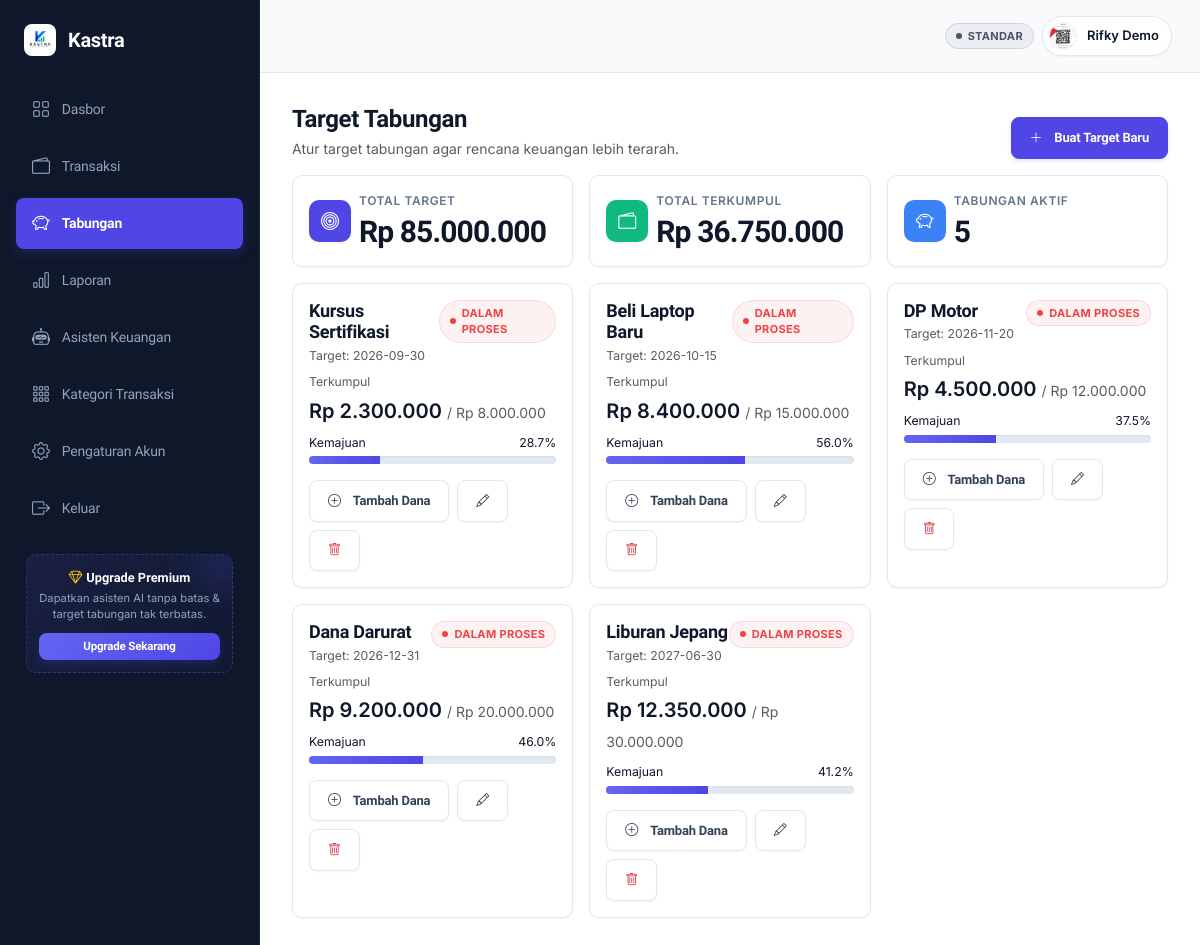
The page /user/tabungan.php (signed in) on the database its author committed.
### tables this page shows
CREATE TABLE `tabungan` (
  `id_tabungan` int(11) NOT NULL,
  `id_user` int(11) NOT NULL,
  `nama_tujuan` varchar(150) NOT NULL,
  `target_nominal` decimal(15,2) NOT NULL,
  `nominal_terkumpul` decimal(15,2) NOT NULL DEFAULT 0.00,
  `tanggal_target` date NOT NULL
);

### config/fungsi.php (called while the page is built, shortened)
<?php
function h($teks): string
{
    return htmlspecialchars((string) $teks, ENT_QUOTES, 'UTF-8');
}
function format_rupiah(float $nominal): string
{
    return 'Rp ' . number_format($nominal, 0, ',', '.');
}

### user/tabungan.php (the view, shortened to what this page needs)
<?php
require_once __DIR__ . '/../config/database.php';
require_once __DIR__ . '/../config/fungsi.php';
$id_user = (int) $_SESSION['id_user'];
function ambil_tabungan(PDO $koneksi, int $id_user): array
{
    $sql = 'SELECT * FROM tabungan WHERE id_user = :id_user ORDER BY tanggal_target ASC, id_tabungan DESC';
    $query = $koneksi->prepare($sql);
    $query->execute(['id_user' => $id_user]);
    return $query->fetchAll();
}
$data_tabungan = ambil_tabungan($koneksi, $id_user);
$total_target = 0;
$total_terkumpul = 0;
$jumlah_aktif = 0;
foreach ($data_tabungan as $tabungan) {
    $target = (float) $tabungan['target_nominal'];
    $terkumpul = (float) $tabungan['nominal_terkumpul'];
    $total_target += $target;
    $total_terkumpul += $terkumpul;
    if ($target > 0 && $terkumpul < $target) {
        $jumlah_aktif++;
    }
}
include __DIR__ . '/../partials/header.php';
include __DIR__ . '/../partials/sidebar.php';
include __DIR__ . '/../partials/topbar.php';
?>
<div class="d-flex justify-content-between align-items-end flex-wrap gap-2 mb-3">
  <div>
    <h2 class="mb-1" style="font-size:24px;">Target Tabungan</h2>
    <p class="text-muted mb-0">Atur target tabungan agar rencana keuangan lebih terarah.</p>
  </div>
  <button class="btn btn-utama" data-bs-toggle="modal" data-bs-target="#modalTabungan" data-mode="tambah"><i class="bi bi-plus-lg me-1"></i>Buat Target Baru</button>
</div>
<div class="row g-3 mb-3">
  <div class="col-md-4"><div class="card-modern p-3"><div class="d-flex align-items-center gap-2"><span class="icon-bulat bg-ungu"><i class="bi bi-bullseye"></i></span><div><div class="kartu-label">Total Target</div><h3 class="kartu-nominal mb-0" style="font-size:30px"><?= format_rupiah($total_target) ?></h3></div></div></div></div>
  <div class="col-md-4"><div class="card-modern p-3"><div class="d-flex align-items-center gap-2"><span class="icon-bulat bg-hijau"><i class="bi bi-wallet2"></i></span><div><div class="kartu-label">Total Terkumpul</div><h3 class="kartu-nominal mb-0" style="font-size:30px"><?= format_rupiah($total_terkumpul) ?></h3></div></div></div></div>
  <div class="col-md-4"><div class="card-modern p-3"><div class="d-flex align-items-center gap-2"><span class="icon-bulat bg-biru"><i class="bi bi-piggy-bank"></i></span><div><div class="kartu-label">Tabungan Aktif</div><h3 class="kartu-nominal mb-0" style="font-size:30px"><?= (int) $jumlah_aktif ?></h3></div></div></div></div>
</div>
<?php if (count($data_tabungan) === 0): ?>
<div class="card-modern p-5 text-center">
  <div class="icon-btn mx-auto mb-3"><i class="bi bi-piggy-bank"></i></div>
  <h5>Belum ada target tabungan</h5>
  <p class="text-muted">Buat target tabungan baru untuk mulai menyisihkan dana secara teratur.</p>
  <button class="btn btn-utama" data-bs-toggle="modal" data-bs-target="#modalTabungan" data-mode="tambah">Buat Tabungan Pertama</button>
</div>
<?php else: ?>
<div class="row g-3">
  <?php foreach ($data_tabungan as $item): ?>
    <?php
      $target = (float) $item['target_nominal'];
      $terkumpul = (float) $item['nominal_terkumpul'];
      $progress = $target > 0 ? ($terkumpul / $target) * 100 : 0;
      $progress = max(0, min(100, $progress));
      $status_tercapai = $progress >= 100;
    ?>
    <div class="col-12 col-md-6 col-xl-4">
      <div class="card-modern p-3 tabungan-card h-100">
        <div class="d-flex justify-content-between align-items-start mb-2">
          <div>
            <h5 class="mb-1" style="font-size:18px"><?= h($item['nama_tujuan']) ?></h5>
            <div class="small text-muted">Target: <?= h($item['tanggal_target']) ?></div>
          </div>
          <span class="badge-status <?= $status_tercapai ? 'badge-masuk' : 'badge-keluar' ?>"><?= $status_tercapai ? 'Tercapai' : 'Dalam Proses' ?></span>
        </div>
        <div class="small text-muted mb-1">Terkumpul</div>
        <div class="fw-semibold mb-2" style="font-size:20px"><?= format_rupiah($terkumpul) ?> <span class="text-muted fw-normal" style="font-size:14px">/ <?= format_rupiah($target) ?></span></div>
        <div class="d-flex justify-content-between small mb-1"><span>Kemajuan</span><span><?= number_format($progress, 1) ?>%</span></div>
        <div class="progress mb-3 tabungan-progress"><div class="progress-bar" style="width: <?= $progress ?>%"></div></div>
        <div class="d-flex gap-2 flex-wrap">
          <button class="btn btn-sm btn-light" data-bs-toggle="modal" data-bs-target="#modalTambahDana" data-id="<?= (int) $item['id_tabungan'] ?>" data-nama="<?= h($item['nama_tujuan']) ?>" title="Tambah Dana"><i class="bi bi-plus-circle me-1"></i>Tambah Dana</button>
          <button class="btn btn-sm btn-light tombol-edit-tabungan"
                  data-bs-toggle="modal" data-bs-target="#modalTabungan"
                  data-id="<?= (int) $item['id_tabungan'] ?>"
                  data-nama="<?= h($item['nama_tujuan']) ?>"
                  data-target="<?= h($item['target_nominal']) ?>"
                  data-terkumpul="<?= h($item['nominal_terkumpul']) ?>"
                  data-tanggal="<?= h($item['tanggal_target']) ?>"
                  title="Ubah"><i class="bi bi-pencil"></i></button>
          <form method="post" class="d-inline" onsubmit="return konfirmasiHapus('Yakin ingin menghapus target ini?')">
            <button class="btn btn-sm btn-light" title="Hapus"><i class="bi bi-trash text-danger"></i></button>
          </form>
        </div>
      </div>
    </div>
  <?php endforeach; ?>
</div>
<?php endif; ?>
<?php include __DIR__ . '/../partials/footer.php'; ?>

### assets/css/style.css (style rules this page uses)
:root { --primary: #4f46e5; --primary-hover: #4338ca; --primary-active: #3730a3; --primary-light: #e0e7ff; --primary-soft: #f5f3ff; --putih: #ffffff; --bg-app: #f8fafc; --bg-card: #ffffff; --bg-sidebar: #0f172a; --sidebar-hover: #1e293b; --sidebar-active: #1e1b4b; --sidebar-text: #94a3b8; --border-light: #e2e8f0; --border-focus: #a5b4fc; --teks-utama: #0f172a; --teks-muted: #64748b; --teks-putih: #ffffff; --sukses: #10b981; --sukses-bg: #ecfdf5; --bahaya: #ef4444; --bahaya-bg: #fdf2f2; --info: #3b82f6; --info-bg: #eff6ff; --warning: #f59e0b; --warning-bg: #fef3c7; --radius-lg: 10px; --radius-md: 8px; --radius-sm: 6px; --shadow-sm: 0 1px 2px 0 rgba(15, 23, 42, 0.05); --shadow-md: 0 4px 6px -1px rgba(15, 23, 42, 0.05), 0 2px 4px -2px rgba(15, 23, 42, 0.05); --shadow-lg: 0 10px 15px -3px rgba(15, 23, 42, 0.04), 0 4px 6px -4px rgba(15, 23, 42, 0.04); }
* { box-sizing: border-box; }
body { margin: 0; font-family: 'Inter', -apple-system, BlinkMacSystemFont, "Segoe UI", Roboto, sans-serif; background: var(--bg-app); color: var(--teks-utama); font-size: 14px; line-height: 1.5; opacity: 0; transition: opacity .25s ease; -webkit-font-smoothing: antialiased; -moz-osx-font-smoothing: grayscale; }
body.page-ready { opacity: 1; }
html { scroll-behavior: smooth; }
h1, h2, h3, h4, h5, h6, .brand, .btn, .nav-link, .menu-link, .section-title, .auth-label, .kartu-nominal { font-family: 'Plus Jakarta Sans', -apple-system, BlinkMacSystemFont, "Segoe UI", Roboto, sans-serif; letter-spacing: -0.015em; }
.card-modern { background: var(--bg-card); border: 1px solid var(--border-light); border-radius: var(--radius-lg); box-shadow: var(--shadow-sm); transition: all 0.2s cubic-bezier(0.4, 0, 0.2, 1); }
.icon-bulat { width: 42px; height: 42px; border-radius: 10px; display: inline-flex; align-items: center; justify-content: center; color: #fff; font-size: 18px; box-shadow: var(--shadow-sm); }
.bg-ungu { background: var(--primary); }
.bg-hijau { background: var(--sukses); }
.bg-biru { background: var(--info); }
.kartu-label { color: var(--teks-muted); font-size: 12px; font-weight: 600; text-transform: uppercase; letter-spacing: 0.05em; margin-bottom: 4px; }
.kartu-nominal { font-size: 24px; font-weight: 800; color: var(--teks-utama); margin: 0; letter-spacing: -0.03em; font-variant-numeric: tabular-nums; }
.btn { font-weight: 600; font-size: 13px; border-radius: var(--radius-md); padding: 10px 18px; transition: all 0.15s cubic-bezier(0.4, 0, 0.2, 1); display: inline-flex; align-items: center; justify-content: center; gap: 8px; }
.btn-utama { color: #fff; border: 1px solid var(--primary); background: var(--primary); box-shadow: 0 2px 4px rgba(79, 70, 229, 0.15); }
.btn-light { background: #fff; border: 1px solid var(--border-light); color: #334155; box-shadow: var(--shadow-sm); }
.badge-status { display: inline-flex; align-items: center; justify-content: center; padding: 4px 10px; border-radius: 999px; font-size: 11px; font-weight: 700; text-transform: uppercase; letter-spacing: 0.03em; transition: all 0.3s cubic-bezier(0.4, 0, 0.2, 1); }
.badge-status::before { content: ""; display: inline-block; width: 6px; height: 6px; border-radius: 50%; margin-right: 6px; background: currentColor; flex-shrink: 0; }
.badge-keluar { background: var(--bahaya-bg); color: var(--bahaya); border: 1px solid rgba(239, 68, 68, 0.15); }
.progress { background: #e2e8f0; border-radius: 999px; height: 8px; overflow: hidden; box-shadow: inset 0 1px 2px rgba(0, 0, 0, 0.05); }
.progress-bar { background: linear-gradient(90deg, #6366f1, #4f46e5); transition: width 0.6s cubic-bezier(0.4, 0, 0.2, 1); }
body { background-color: var(--dark-bg); color: var(--teks-utama); font-family: 'Inter', sans-serif; overflow-x: hidden; }
h1, h2, h3, h4, h5, h6 { font-family: 'Plus Jakarta Sans', sans-serif; font-weight: 700; }

### rows shown on the page
tabungan: nama_tujuan "Kursus Sertifikasi", tanggal_target "2026-09-30", shows "DALAM PROSES", nominal_terkumpul "Rp 2.300.000", target_nominal "Rp 8.000.000", progress "28.7"
tabungan: nama_tujuan "Beli Laptop Baru", tanggal_target "2026-10-15", shows "DALAM PROSES", nominal_terkumpul "Rp 8.400.000", target_nominal "Rp 15.000.000", progress "56.0"
tabungan: nama_tujuan "DP Motor", tanggal_target "2026-11-20", shows "DALAM PROSES", nominal_terkumpul "Rp 4.500.000", target_nominal "Rp 12.000.000", progress "37.5"
tabungan: nama_tujuan "Dana Darurat", tanggal_target "2026-12-31", shows "DALAM PROSES", nominal_terkumpul "Rp 9.200.000", target_nominal "Rp 20.000.000", progress "46.0"
tabungan: nama_tujuan "Liburan Jepang", tanggal_target "2027-06-30", shows "DALAM PROSES", nominal_terkumpul "Rp 12.350.000", target_nominal "Rp 30.000.000", progress "41.2"

### other values the page prints
$nama_pengguna "Rifky Demo"
format_rupiah($total_target) "Rp 85.000.000"
format_rupiah($total_terkumpul) "Rp 36.750.000"
$jumlah_aktif "5"
